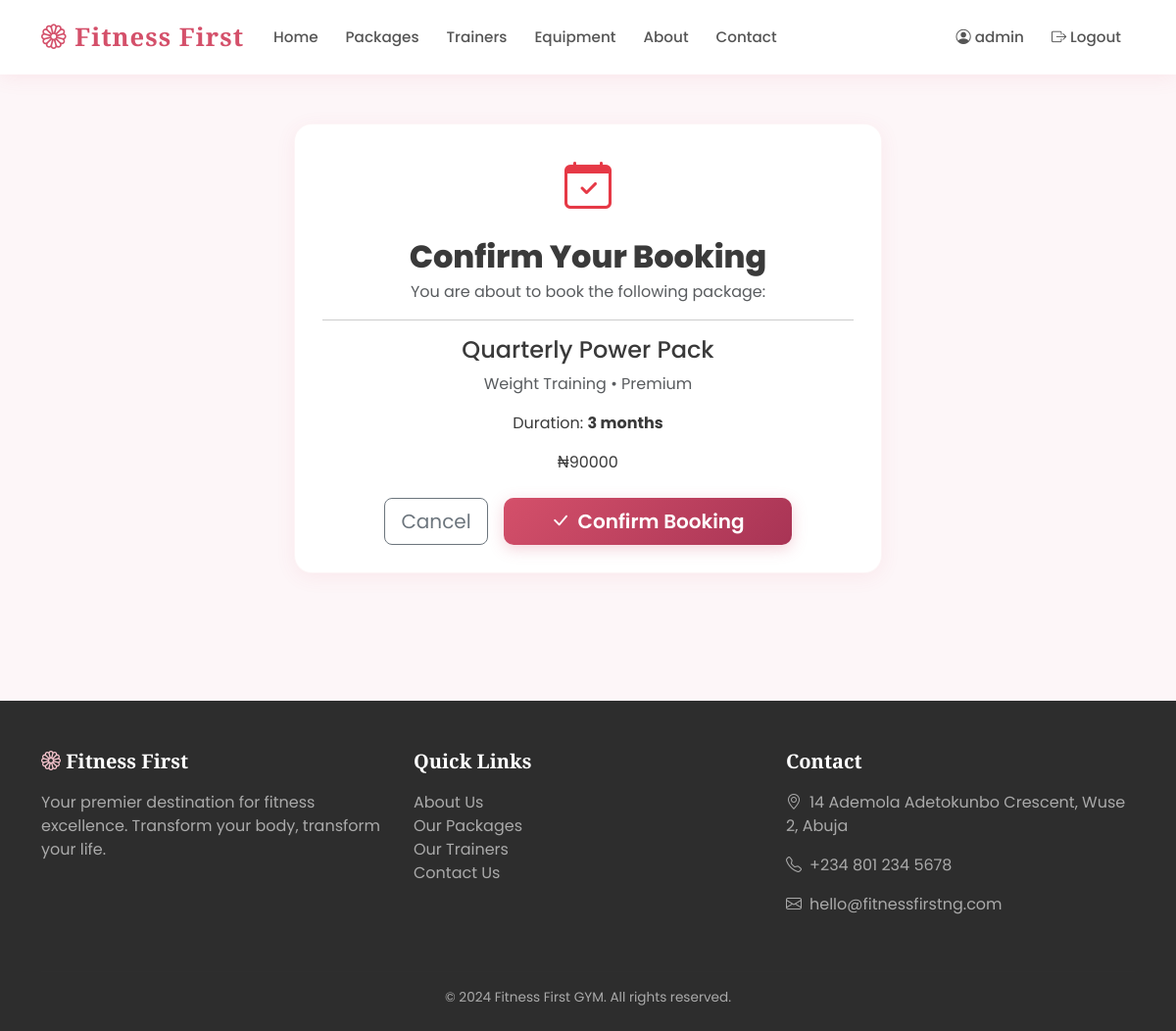
Screenshot of /packages/5/book/ (signed in) with the database file from the repository.
### gym/models.py (models this page shows, shortened)
class Package(models.Model):
    name = models.CharField(max_length=200)
    category = models.ForeignKey(Category, on_delete=models.CASCADE)
    package_type = models.ForeignKey(PackageType, on_delete=models.CASCADE)
    description = models.TextField()
    duration_months = models.PositiveIntegerField(default=1)
    price = models.DecimalField(max_digits=10, decimal_places=2)
    is_active = models.BooleanField(default=True)
    created_at = models.DateTimeField(auto_now_add=True)

class Category(models.Model):
    name = models.CharField(max_length=100, unique=True)
    description = models.TextField(blank=True)
    created_at = models.DateTimeField(auto_now_add=True)
    class Meta:
        verbose_name_plural = 'Categories'

class PackageType(models.Model):
    name = models.CharField(max_length=100, unique=True)
    description = models.TextField(blank=True)

### gym/views.py (the view, shortened to what this page needs)
# urls.py: path('packages/<int:pk>/book/', views.book_package, name='book_package'),
@login_required
def book_package(request, pk):
    package = get_object_or_404(Package, pk=pk, is_active=True)
    return render(request, 'gym/book_confirm.html', {'package': package})

### templates/gym/book_confirm.html (shortened to what this page needs)
{% extends 'base.html' %}
{% block content %}
<div class="container" style="padding:50px 0; max-width:600px;">
    <div class="table-card text-center">
        <i class="bi bi-calendar-check" style="font-size:3rem;color:#e63946;"></i>
        <h2 class="mt-3 mb-1" style="font-weight:800;">Confirm Your Booking</h2>
        <p class="text-muted">You are about to book the following package:</p>
        <hr>
        <h4>{{ package.name }}</h4>
        <p class="text-muted">{{ package.category.name }} &bull; {{ package.package_type.name }}</p>
        <p>Duration: <strong>{{ package.duration_months }} month{{ package.duration_months|pluralize }}</strong></p>
        <div class="price my-3">₦{{ package.price|floatformat:0 }}</div>
        <form method="post">
            <div class="d-flex gap-3 justify-content-center mt-4">
                <a href="{% url 'package_detail' package.pk %}" class="btn btn-outline-secondary btn-lg">Cancel</a>
                <button type="submit" class="btn btn-primary btn-lg px-5">
                    <i class="bi bi-check-lg me-2"></i>Confirm Booking
                </button>
            </div>
        </form>
    </div>
</div>
{% endblock %}

### templates/base.html (shortened to what this page needs)
{% load static %}
<!DOCTYPE html>
<html lang="en">
<head>
    <link href="https://cdn.jsdelivr.net/npm/bootstrap@5.3.0/dist/css/bootstrap.min.css" rel="stylesheet">
    <link href="https://cdn.jsdelivr.net/npm/bootstrap-icons@1.11.0/font/bootstrap-icons.css" rel="stylesheet">
    <link href="{% static 'css/style.css' %}" rel="stylesheet">
</head>
<body>
<nav class="navbar navbar-expand-lg navbar-dark">
    <div class="container">
        <a class="navbar-brand" href="{% url 'home' %}">
            <i class="bi bi-flower1"></i> Fitness First
        </a>
        <div class="collapse navbar-collapse" id="navbarNav">
            <ul class="navbar-nav me-auto">
                <li class="nav-item">
                    <a class="nav-link {% if request.resolver_match.url_name == 'home' %}active{% endif %}" href="{% url 'home' %}">Home</a>
                </li>
                <li class="nav-item">
                    <a class="nav-link {% if request.resolver_match.url_name == 'packages' %}active{% endif %}" href="{% url 'packages' %}">Packages</a>
                </li>
                <li class="nav-item">
                    <a class="nav-link {% if request.resolver_match.url_name == 'trainers' %}active{% endif %}" href="{% url 'trainers' %}">Trainers</a>
                </li>
                <li class="nav-item">
                    <a class="nav-link {% if request.resolver_match.url_name == 'equipment' %}active{% endif %}" href="{% url 'equipment' %}">Equipment</a>
                </li>
                <li class="nav-item">
                    <a class="nav-link {% if request.resolver_match.url_name == 'about' %}active{% endif %}" href="{% url 'about' %}">About</a>
                </li>
                <li class="nav-item">
                    <a class="nav-link {% if request.resolver_match.url_name == 'contact' %}active{% endif %}" href="{% url 'contact' %}">Contact</a>
                </li>
            </ul>
            <ul class="navbar-nav">
                {% if user.is_authenticated %}
                    <li class="nav-item">
                        <a class="nav-link {% if request.resolver_match.url_name == 'member_dashboard' %}active{% endif %}" href="{% url 'member_dashboard' %}">
                            <i class="bi bi-person-circle"></i> {{ user.first_name|default:user.username }}
                        </a>
                    </li>
                    <li class="nav-item">
                        <a class="nav-link" href="{% url 'logout' %}">
                            <i class="bi bi-box-arrow-right"></i> Logout
                        </a>
                    </li>
                {% endif %}
            </ul>
        </div>
    </div>
</nav>
{% block content %}{% endblock %}
<footer>
    <div class="container">
        <div class="row">
            <div class="col-md-4 mb-4">
                <h5><i class="bi bi-flower1" style="color:#f7c5ce;"></i> Fitness First</h5>
                <p>Your premier destination for fitness excellence. Transform your body, transform your life.</p>
            </div>
            <div class="col-md-4 mb-4">
                <h5>Quick Links</h5>
                <ul class="list-unstyled">
                    <li><a href="{% url 'about' %}">About Us</a></li>
                    <li><a href="{% url 'packages' %}">Our Packages</a></li>
                    <li><a href="{% url 'trainers' %}">Our Trainers</a></li>
                    <li><a href="{% url 'contact' %}">Contact Us</a></li>
                </ul>
            </div>
            <div class="col-md-4 mb-4">
                <h5>Contact</h5>
                <p><i class="bi bi-geo-alt me-2"></i>14 Ademola Adetokunbo Crescent, Wuse 2, Abuja</p>
                <p><i class="bi bi-telephone me-2"></i>+234 801 234 5678</p>
                <p><i class="bi bi-envelope me-2"></i>hello@fitnessfirstng.com</p>
            </div>
        </div>
        <hr style="border-color:#333;">
        <p class="text-center mb-0" style="font-size:0.85rem;">
            &copy; 2024 Fitness First GYM. All rights reserved.
        </p>
    </div>
</footer>
</body>
</html>

### static/css/style.css (style rules this page uses)
:root { --primary: #d4506a; --primary-light: #f7c5ce; --primary-dark: #a83455; --accent: #f4a261; --rose: #f9e4e8; --dark: #2d2d2d; --light: #fdf6f8; --gray: #8a8a8a; --gold: #c9a96e; }
body { font-family: 'Poppins', sans-serif; background: var(--light); color: #3a3a3a; }
.navbar { background: rgba(255, 255, 255, 0.97) !important; box-shadow: 0 2px 20px rgba(212, 80, 106, 0.1); padding: 14px 0; backdrop-filter: blur(10px); }
.navbar-brand { font-family: 'Playfair Display', serif; font-size: 1.6rem; font-weight: 900; color: var(--primary) !important; letter-spacing: 1px; }
.nav-link { color: #555 !important; font-weight: 500; font-size: 0.95rem; transition: color 0.2s; padding: 6px 14px !important; }
.btn-primary { background: linear-gradient(135deg, var(--primary), var(--primary-dark)); border: none; border-radius: 10px; font-weight: 600; box-shadow: 0 4px 15px rgba(212, 80, 106, 0.25); transition: all 0.2s; }
.table-card { background: white; border-radius: 18px; padding: 28px; box-shadow: 0 4px 20px rgba(212, 80, 106, 0.08); border: 1px solid rgba(212, 80, 106, 0.06); }
footer { background: var(--dark); color: #aaa; padding: 50px 0 24px; margin-top: 80px; }
footer h5 { font-family: 'Playfair Display', serif; color: white; font-weight: 700; margin-bottom: 18px; }
footer a { color: #aaa; text-decoration: none; transition: color 0.2s; }

### rows the page displays
Package: name "Quarterly Power Pack", category.name "Weight Training", package_type.name "Premium", duration_months "3", price "90000"

### other values shown
{{ user.first_name|default:user.username }} "admin"
